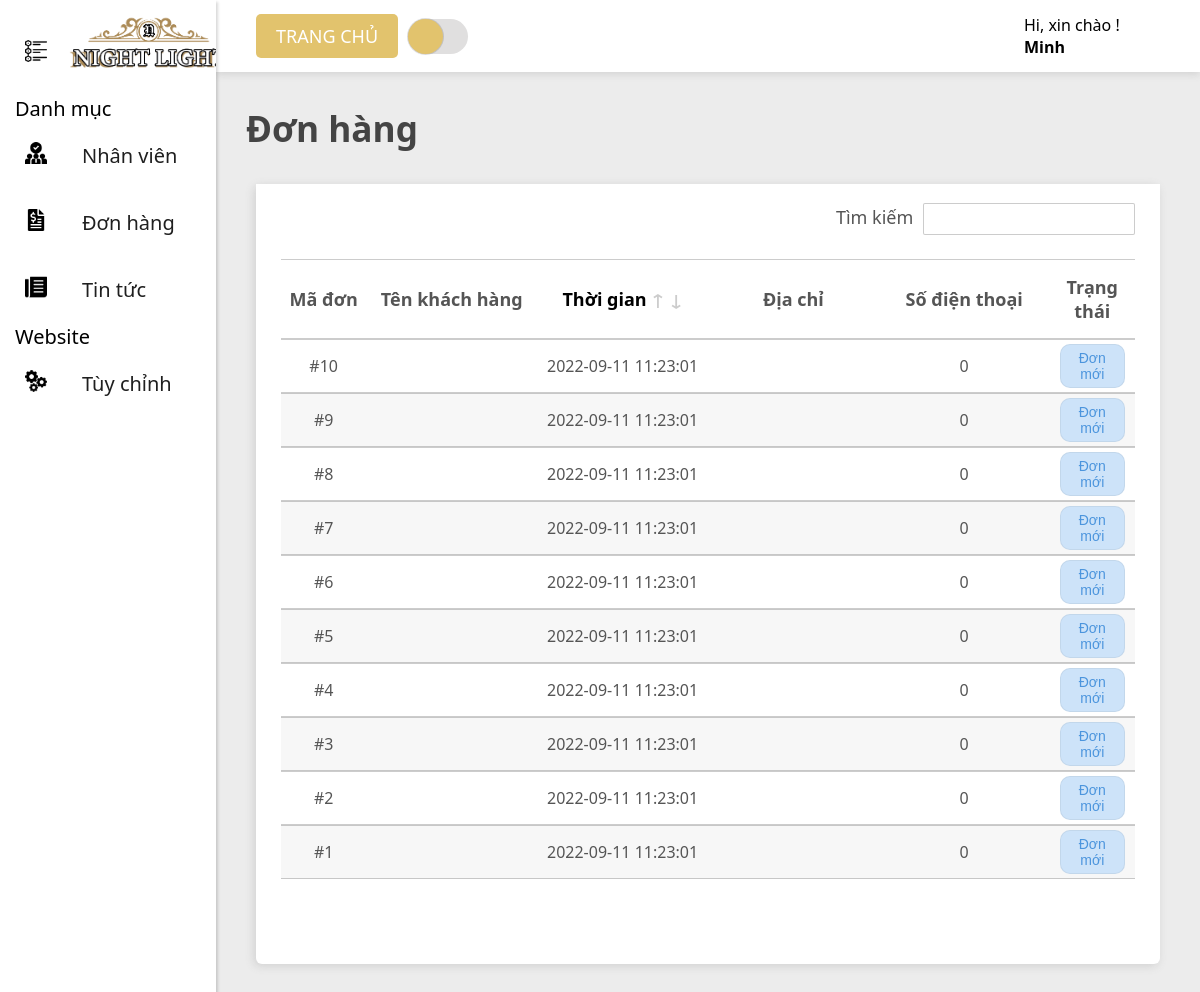
/BabyShop/Admin/admin.php?pid=5 (signed in), run on the app's committed database.
### tables this page shows
CREATE TABLE `orders` (
  `OrderID` int(11) PRIMARY KEY NOT NULL AUTO_INCREMENT,
  `StaffID` int(11) DEFAULT NULL,
  `Username` varchar(200) DEFAULT NULL,
  `Fullname` varchar(200) DEFAULT NULL,
  `Phone` int(11) DEFAULT NULL,
  `Address` varchar(200) DEFAULT NULL,
  `Total` int(11) DEFAULT NULL,
  `OrderDate` date DEFAULT NULL,
  `TimeOrder` time DEFAULT NULL,
  `Status` int(11) DEFAULT NULL
);

### BabyShop/Admin/control/connect_admin.php (called while the page is built, shortened)
<?php
class connect_admin
{
    function __construct(){
        $this->link = new mysqli(servername,username,password,databasename);
    }
}
?>

### BabyShop/Admin/Views/Datban-section_admin.php (the view, shortened to what this page needs)
<?php
    if (!isset($_GET["page"]))
    {
        $page = 1;
    }
    else $page = intval($_GET["page"]);
    $hienthi = 10;
?>
<?php
    include_once("control/ctrl_frm_admin.php");
    $ctrl_datban_section = new ctrl_frm_admin();
    if(isset($_GET["sap_toi"]))
    {
        if (isset($_POST["tim_kiem"]))
    {
        $kq_danhsach_1_gio_toi = $ctrl_datban_section->danhsach_don_dat_ban_hientai_tim($_POST["tim_kiem"]);
    }
    else{
        $kq_danhsach_1_gio_toi = $ctrl_datban_section->danhsach_don_dat_ban_hientai();
    }
?>
<div class = "header-infor">
                    <h1> <a href="admin.php?pid=5"> Đơn hàng </a>  -> Bàn nhận 1 giờ tới </h1>
                </div>
                <div class = "infor-wrapper">
                    <div class = "setting-table">
                        <div class="search">
                        <form action="admin.php?pid=5&sap_toi" method = "post">
                                <label for="lsearch"> Tìm kiếm </label>
                                <input type="text" id = "lseacrh" name="tim_kiem">
                            </form>
                        </div>
                    </div>
                    <div class = "main-table" id = "tick-datban-section">
                        <table>
                            <thead>
                                <tr>
                                    <th style="width: 10%"> Mã đơn </th>
                                    <th style="width: 20%"> Tên khách hàng </th>
                                    <th style="width: 20%;" class = "arrange"> <a href=""> Thời gian <span>&#8593</span> <span>&#8595</span> </a> </th>
                                    <th style="width: 20%"> Địa chỉ </th>
                                    <th style="width: 20%"> Số điện thoại </th>
                                    <th style="width: 10%"> Trạng thái </th>
                                </tr>
                            </thead>
                            <tbody>
                                <?php
                                    while ($row = $kq_danhsach_1_gio_toi->fetch_assoc())
                                {
                                ?>
                                <tr>
                                    <td><a href="admin.php?pid=55&id_donhang=<?php echo $row["OrderID"]?>" > #<?php echo $row["OrderID"]; ?></a></td>
                                    <td><a href="admin.php?pid=55&id_donhang=<?php echo $row["OrderID"]?>" > <?php echo $row["TenKhachHang"]; ?> </td>
                                    <td><a href="admin.php?pid=55&id_donhang=<?php echo $row["OrderID"]?>" > <?php echo $row["NgayDatCho"]." "; echo $row["ThoiGianNhanBan"]; ?></a></td>
                                    <td><a href="admin.php?pid=55&id_donhang=<?php echo $row["OrderID"]?>" > <?php echo $row["MaBan"]; ?></a></td>
                                    <td><a href="admin.php?pid=55&id_donhang=<?php echo $row["OrderID"]?>" > <?php echo $row["SoNguoi"] ?></a></td>
                                    <td><a href="admin.php?pid=55&id_donhang=<?php echo $row["OrderID"]?>" > 0<?php echo $row["SDTKhachHang"]; ?></a></td>
                                    <td id = "padding-menu4"><a href="admin.php?pid=5&id_donhang=<?php echo $row["MaNhatKy"]?>" <?php $ctrl_datban_section->hien_thi_mau_trang_thai_ban($row["TrangThai"]) ?> > <?php $ctrl_datban_section->hien_thi_trang_thai_ban($row["TrangThai"]) ?></a></td>
                                </tr>
                                <?php
                                }
                                ?>
                            </tbody>
                        </table>
                    </div>
                    <div class = "previous-table">
                    </div>
                </div>
<?php
    }
    else
    {
        if (isset($_POST["tim_kiem"]))
            {
                $kq = $ctrl_datban_section->danhsach_don_dat_ban_tim($hienthi,$page,$_POST["tim_kiem"]);
            }
            else{
                $kq = $ctrl_datban_section->danhsach_don_dat_ban($hienthi,$page);
            }
?>
<div class = "header-infor">
                    <h1> <a href="admin.php?pid=5"> Đơn hàng </a> </h1>
                </div>
                <div class = "infor-wrapper">
                    <div class = "setting-table">
                        <div class="search">
                        <form action="admin.php?pid=5" method = "post">
                                <label for="lsearch"> Tìm kiếm </label>
                                <input type="text" id = "lseacrh" name="tim_kiem">
                            </form>
                        </div>
                    </div>
                    <div class = "main-table" id = "tick-datban-section">
                        <table>
                            <thead>
                                <tr>
                                <th style="width: 10%"> Mã đơn </th>
                                    <th style="width: 20%"> Tên khách hàng </th>
                                    <th style="width: 20%;" class = "arrange"> <a href=""> Thời gian <span>&#8593</span> <span>&#8595</span> </a> </th>
                                    <th style="width: 20%"> Địa chỉ </th>
                                    <th style="width: 20%"> Số điện thoại </th>
                                    <th style="width: 10%"> Trạng thái </th>
                                </tr>
                            </thead>
                            <tbody>
                                <?php
                                    while ($row = $kq->fetch_assoc())
                                {
                                ?>
                                <tr>
                                    <td><a href="admin.php?pid=55&id_donhang=<?php echo $row["OrderID"]?>" > #<?php echo $row["OrderID"]; ?></a></td>
                                    <td><a href="admin.php?pid=55&id_donhang=<?php echo $row["OrderID"]?>" > <?php echo $row["Username"]; ?> </td>
                                    <td><a href="admin.php?pid=55&id_donhang=<?php echo $row["OrderID"]?>" > <?php echo $row["OrderDate"]." "; echo $row["TimeOrder"]; ?></a></td>
                                    <td><a href="admin.php?pid=55&id_donhang=<?php echo $row["OrderID"]?>" > <?php echo $row["Address"]; ?></a></td>
                                    <td><a href="admin.php?pid=55&id_donhang=<?php echo $row["OrderID"]?>" > 0<?php echo $row["Phone"]; ?></a></td>
                                    <td id = "padding-menu4"><a href="admin.php?pid=5&id_donhang=<?php echo $row["OrderID"]?>" <?php $ctrl_datban_section->hien_thi_mau_trang_thai_ban($row["Status"]) ?> > <?php $ctrl_datban_section->hien_thi_trang_thai_ban($row["Status"]) ?></a></td>
                                </tr>
                                <?php
                                }
                                ?>
                            </tbody>
                        </table>
                    </div>
                    <div class = "previous-table">
                    </div>
                </div>
<?php
    }
?>

### BabyShop/Admin/control/ctrl_frm_admin.php (shortened to what this page needs)
<?php
    include("connect_admin.php");
    class ctrl_frm_admin extends connect_admin
    {
    function danhsach_don_dat_ban($hienthi,$page)
    {
        $x = ceil(($page-1)*$hienthi);
        $sql = "select * from orders ORDER BY OrderID DESC limit $x,$hienthi";
        $kq = $this->link->query($sql);
        return $kq;
    }
    function hien_thi_mau_trang_thai_ban($id_trangthai)
    {
        if ($id_trangthai == 0)
        {
            echo "style='background-color: #ffe1d5; color: #e66430;'";
        }
        else if ($id_trangthai == 1)
        {
            echo "style='background-color: #cde3f9; color: #4c95dd;'";
        }
    }
    function hien_thi_trang_thai_ban($id_trangthai)
    {
        if ($id_trangthai == 0)
        {
            echo "Hủy bỏ";
        }
        else if ($id_trangthai == 1)
        {
            echo "Đơn mới";
        }
    }
    }
?>

### BabyShop/Admin/assets/css/style-admin.css (style rules this page uses)
* { margin: 0; padding: 0; box-sizing: border-box; font-family: "Segoe UI","Helvetica Neue",Arial,sans-serif,"Apple Color Emoji","Segoe UI Emoji","Segoe UI Symbol","Noto Color Emoji"; }
:root { --blue: #007bff; --indigo: #6610f2; --purple: #6f42c1; --pink: #e83e8c; --red: #dc3545; --orange: #fd7e14; --yellow: #ffc107; --green: #28a745; --teal: #20c997; --cyan: #17a2b8; --gray: #6c757d; --gray-dark: #343a40; --primary: #007bff; --secondary: #6c757d; --success: #28a745; --info: #17a2b8; --warning: #ffc107; --danger: #dc3545; --dark: #343a40; --darktext: black; --light: #ececec; --light2: #f7f7f7; --white: #fff; --chu: #444444; --chu2: #555555; --colormain: #e2c36d; --darkmain: #252525; --backgrounddark: #151515; --breakpoint-xs: 0; --breakpoint-sm: 576px; --breakpoint-md: 768px; --breakpoint-lg: 992px; --breakpoint-xl: 1200px; }
.header-infor { font-size: 2.2vh; width: 100%; height: 14vh; display: flex; align-items: center; padding-left: 30px; }
.header-infor h1 { color: var(--chu2); }
.header-infor h1 a { text-decoration: none; color: var(--chu); }
.infor-wrapper { background-color: var(--white); width: auto; margin-left: 5vh; margin-right: 5vh; margin-bottom: 10vh; border-radius: 6px; box-shadow: rgba(99, 99, 99, 0.2) -2px 2px 10px 0px; }
.setting-table { position: relative; max-width: 100%; height: 70px; background-color: var(--white); }
.search { position: absolute; display: flex; align-items: center; right: 0; padding: 25px; height: 100%; }
.search form label { padding-right: 5px; font-size: 18px; color: var(--chu2); }
.search form input[type=text] { padding: 6px; border: 1px solid rgba(122, 122, 122, 0.379); border-radius: 2px; transition: 0.5s; outline: none; background-color: var(--white); }
.main-table table { margin-top: 5px; margin-bottom: 5px; padding-left: 25px; padding-right: 25px; width: 100%; border-spacing: 0; }
.main-table table thead tr th { text-align: left; font-size: 18px; padding-top: 15px; padding-bottom: 15px; border-bottom: 1px solid rgba(122, 122, 122, 0.379); border-top: 1px solid rgba(122, 122, 122, 0.379); color: var(--chu2); }
.main-table table tbody tr td { text-align: left; border-bottom: 1px solid rgba(122, 122, 122, 0.379); border-top: 1px solid rgba(122, 122, 122, 0.379); }
.main-table table tbody tr:nth-child(even) { background-color: var(--light2); }
.main-table table tbody tr td a { display: block; padding-top: 15px; padding-bottom: 15px; color: var(--chu2); text-decoration: none; }
.previous-table { height: 10vh; font-size: 25px; }
#padding-menu4 a { border: 1px solid #e9f5ea; padding: 5px; padding-inline: 5px; border-radius: 10px; font-size: 14px; background-color: #e9f5ea; color: #01b075; font-family: "IBM Plex Sans", sans-serif; border: 1px solid rgba(0, 0, 0, 0.056); margin-inline: 10px; }
.arrange a { text-decoration: none; list-style: none; color: var(--darktext); }
.arrange span { color: rgba(122, 122, 122, 0.379); }
#tick-datban-section table tr td, #tick-datban-section table tr th { text-align: center; }
.previous-table { display: flex; justify-content: center; text-decoration: none; }

### data on the page
orders: OrderID "10", OrderDate "2022-09-11", TimeOrder "11:23:01", Status "Đơn mới"
orders: OrderID "9", OrderDate "2022-09-11", TimeOrder "11:23:01", Status "Đơn mới"
orders: OrderID "8", OrderDate "2022-09-11", TimeOrder "11:23:01", Status "Đơn mới"
orders: OrderID "7", OrderDate "2022-09-11", TimeOrder "11:23:01", Status "Đơn mới"
orders: OrderID "6", OrderDate "2022-09-11", TimeOrder "11:23:01", Status "Đơn mới"
orders: OrderID "5", OrderDate "2022-09-11", TimeOrder "11:23:01", Status "Đơn mới"
orders: OrderID "4", OrderDate "2022-09-11", TimeOrder "11:23:01", Status "Đơn mới"
orders: OrderID "3", OrderDate "2022-09-11", TimeOrder "11:23:01", Status "Đơn mới"
orders: OrderID "2", OrderDate "2022-09-11", TimeOrder "11:23:01", Status "Đơn mới"
orders: OrderID "1", OrderDate "2022-09-11", TimeOrder "11:23:01", Status "Đơn mới"

### other printed values
$_SESSION["username"] "Minh"
